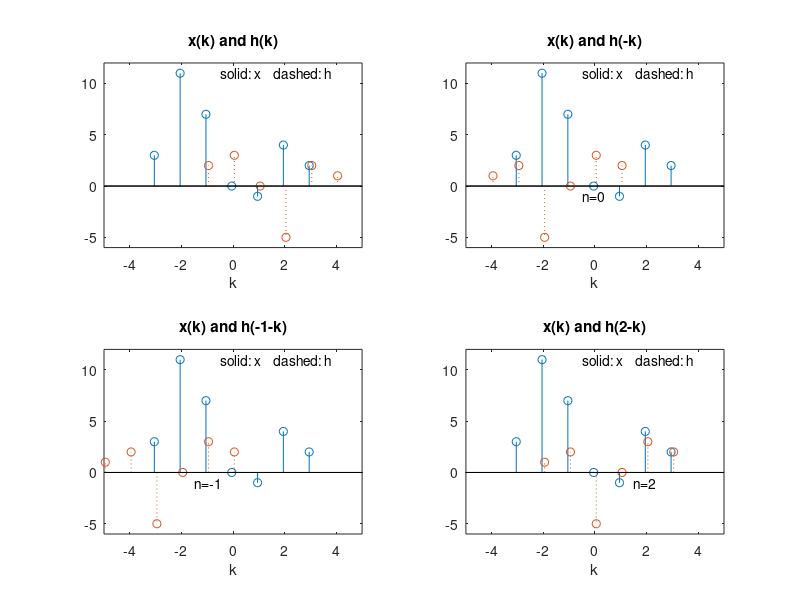

Write MATLAB code to recreate this figure.
x = [3,11,7,0,-1,4,2]; nx = [-3:3];
h = [2,3,0,-5,2,1]; nh = [-1:4];
subplot(1,1,1)
subplot(2,2,1); stem(nx-0.05,x); axis([-5,5,-6,12]);
hold on; stem(nh+0.05,h,':')
title('x(k) and h(k)');xlabel('k');
text(-0.5,11,'solid: x    dashed: h'); hold off
subplot(2,2,2); stem(nx-0.05,x); axis([-5,5,-6,12]);
hold on; stem(-fliplr(nh)+0.05,fliplr(h),':')
title('x(k) and h(-k)');xlabel('k');
text(-0.5,-1,'n=0')
text(-0.5,11,'solid: x    dashed: h'); hold off
subplot(2,2,3); stem(nx-0.05,x); axis([-5,5,-6,12]);
hold on; stem(-fliplr(nh)+0.05-1,fliplr(h),':')
title('x(k) and h(-1-k)');xlabel('k');
text(-1.5,-1,'n=-1')
text(-0.5,11,'solid: x    dashed: h'); hold off
subplot(2,2,4); stem(nx-0.05,x); axis([-5,5,-6,12]);
hold on; stem(-fliplr(nh)+0.05+2,fliplr(h),':')
title('x(k) and h(2-k)');xlabel('k');
text(2-0.5,-1,'n=2')
text(-0.5,11,'solid: x    dashed: h'); hold off